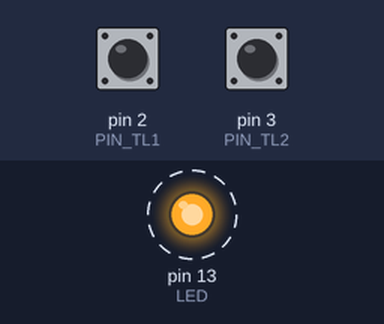
The sketch below on a simulated Arduino Uno, built with avr-gcc and run on an emulated ATmega328P. On the bench: output pins drawn as LEDs (lit = HIGH). Dashed ring = blinking. The test bench sets the inputs (shaded band); at power-on: pin 3 (PIN_TL2) HIGH, pin 2 (PIN_TL1) HIGH.

Above: at 0.87 s.
1.3 s: pin 3 (PIN_TL2) pulled LOW for 0.15 s
At 2.5 s:
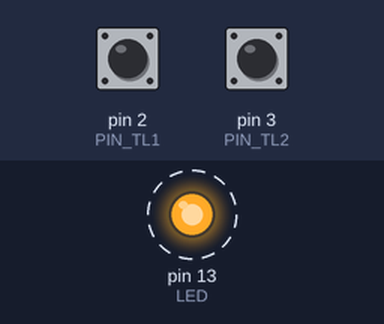
4.3 s: pin 2 (PIN_TL1) pulled LOW for 0.15 s
At 4.87 s:
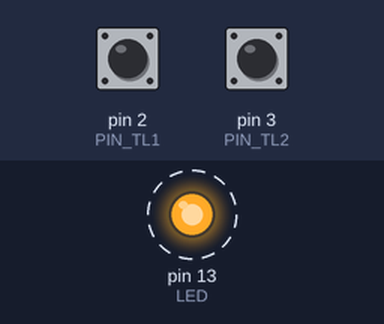
Timing chart, 0 to 13.3 s (numbered marks = the images above; inputs shaded):
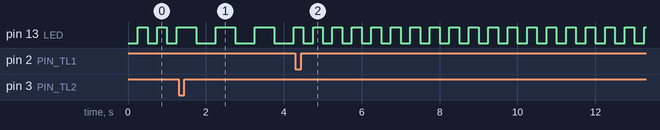

Measured:
- after the input at 1.3 s, pin 13 (LED): alternates HIGH for 0.50 s and LOW for 0.50 s, starting after 0.45 s
- after the input at 4.3 s, pin 13 (LED): alternates HIGH for 0.25 s and LOW for 0.25 s, starting after 0.20 s
- by itself, pin 13 (LED): alternates HIGH for 0.25 s and LOW for 0.25 s

The sketch:

8.ino
```cpp
/*Deklarujte prom. "frekvence" se vhodným datovým typem (min. použitelným), když obsahem proměnné budou čísla 1 až 20.
 * Výchozí hodnota bude 2.
Připojte k Arduinu dvě tlačítka na piny D2 a D3 (ext. přerušení).
Pomocí millis() blikejte integrovanou LED frekvencí podle prom. "frekvence" se střídou 50 %.
Při stisku jednoho tlačítka dojde ke zvýšení frekvence blikání až do max. hodnoty 10 Hz a při stisku druhého tlačítka
ke snížení frekvence až do min. hodnoty 1 Hz.
Stisky tlačítek řešte ext. přerušením. Každé tl. musí mít své prom. pro detekci zákmitů.
*/
#define PIN_TL1 2
#define PIN_TL2 3
#define ZAKMIT 20

bool StavLed = LOW;
byte frekvence = 2;  // Výchozí hodnota frekvence
int LED = LED_BUILTIN;

unsigned long PosledniMillis = 0;
unsigned long PosledniZmena1 = 0;
unsigned long PosledniZmena2 = 0;

bool StavTl1;
bool StavTl2;
bool PredchoziStav1 = HIGH;
bool PredchoziStav2 = HIGH;


void setup() {
  pinMode (PIN_TL1, INPUT_PULLUP);
  pinMode (PIN_TL2, INPUT_PULLUP);
  pinMode (LED, OUTPUT);
  attachInterrupt(digitalPinToInterrupt(PIN_TL1), ObsluhaTl1, CHANGE);
  attachInterrupt(digitalPinToInterrupt(PIN_TL2), ObsluhaTl2, CHANGE);
  Serial.begin(9600);
}

void loop() {
  int interval = 1000/frekvence/2;
  if(millis() - PosledniMillis >= interval){
    PosledniMillis = millis();
    StavLed = !StavLed;
    digitalWrite(LED, StavLed);
  }
}
void ObsluhaTl1(){
  StavTl1 = digitalRead(PIN_TL1);
  if(StavTl1 != PredchoziStav1 && millis() >= PosledniZmena1 + ZAKMIT){
     PredchoziStav1 = StavTl1;
     PosledniZmena1 = millis();
     if(StavTl1 == LOW && frekvence < 10){
      frekvence ++;

     }
  }
}
void ObsluhaTl2(){
  StavTl2 = digitalRead(PIN_TL2);
  if(StavTl2 != PredchoziStav2 && millis() >= PosledniZmena2 + ZAKMIT){
     PredchoziStav2 = StavTl2;
     PosledniZmena2 = millis();
     if(StavTl2 == LOW && frekvence > 1){
      frekvence --;

     }
  }

}
```
